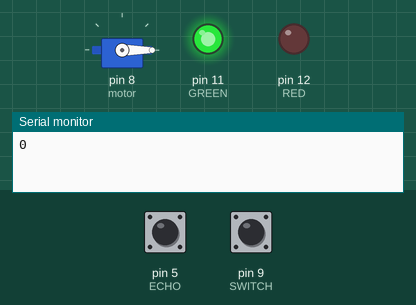
Bench run of a sketch on a simulated Arduino Uno, built with avr-gcc and run on an emulated ATmega328P. Parts: servo, output pins drawn as LEDs (lit = HIGH), the last lines printed to the serial monitor. The inputs (shaded band) are chosen by the test bench; at power-on: pin 9 (SWITCH) LOW, pin 5 (ECHO) LOW. Pins used as bus, display or sensor lines are not drawn.

Above: at 1.2 s.
1.3 s: pin 9 (SWITCH) pulled HIGH for 1 s
At 2.9 s:
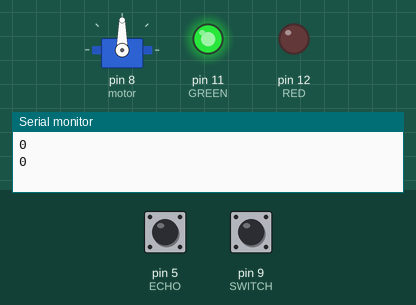
4.6 s: pin 9 (SWITCH) pulled HIGH for 3.2 s
At 9.5 s:
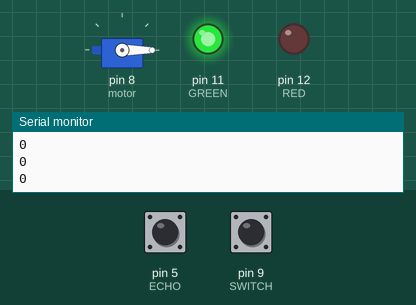
9.8 s: pin 5 (ECHO) pulsed HIGH 2 times (0.12 s each, 0.3 s apart)
At 10.8 s:
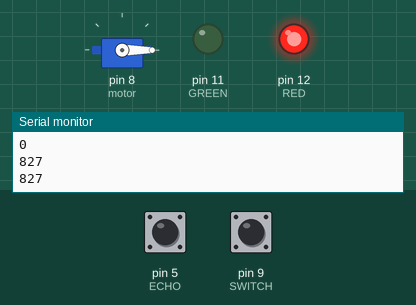
Timing chart, 0 to 12.8 s (numbered marks = the images above; inputs shaded):
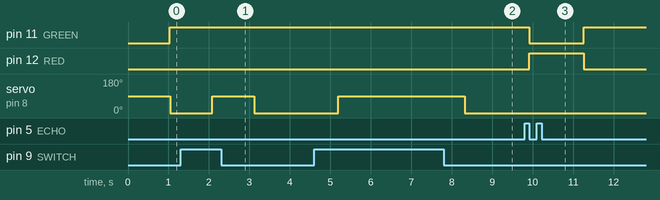

The sketch:

door1.ino
```cpp
#include<Servo.h>

Servo motor;

void setup(){
Serial.begin(9600);
pinMode(2,OUTPUT);  //trigger
pinMode(5,INPUT);   //ECHO

  pinMode(11,OUTPUT);  //GREEN
  pinMode(12,OUTPUT);   //RED

  pinMode(9,INPUT);   // SWITCH
  motor.attach(8);

}

int state = 0;

void loop(){
digitalWrite(2,0);
  delay(10);
  digitalWrite(2,1);
  delay(10);
  digitalWrite(2,0);
  delay(10);

int reading = pulseIn(5,1)/29/5;
  Serial.println(reading);

  if(reading<20){
    digitalWrite(11,1);
     digitalWrite(12,0);
    state=1;
    delay(10);

  }
  else{

     digitalWrite(11,0);
     digitalWrite(12,1);
    state=0;
    delay(10);

  }

  if(digitalRead(9) && state){

    motor.write(90);


  }
  else{
      motor.write(0);
  }


}
```

Measured:
- after the input at 1.3 s, servo on pin 8 (motor): 0° → 90° after 0.78 s, → 0° 1.0 s later
- after the input at 4.6 s, servo on pin 8 (motor): 0° → 90° after 0.60 s, → 0° 3.1 s later
- after the input at 9.8 s, pin 11 (GREEN): HIGH → LOW after 0.12 s, → HIGH 1.3 s later; pin 12 (RED): LOW → HIGH after 0.12 s, → LOW 1.3 s later
